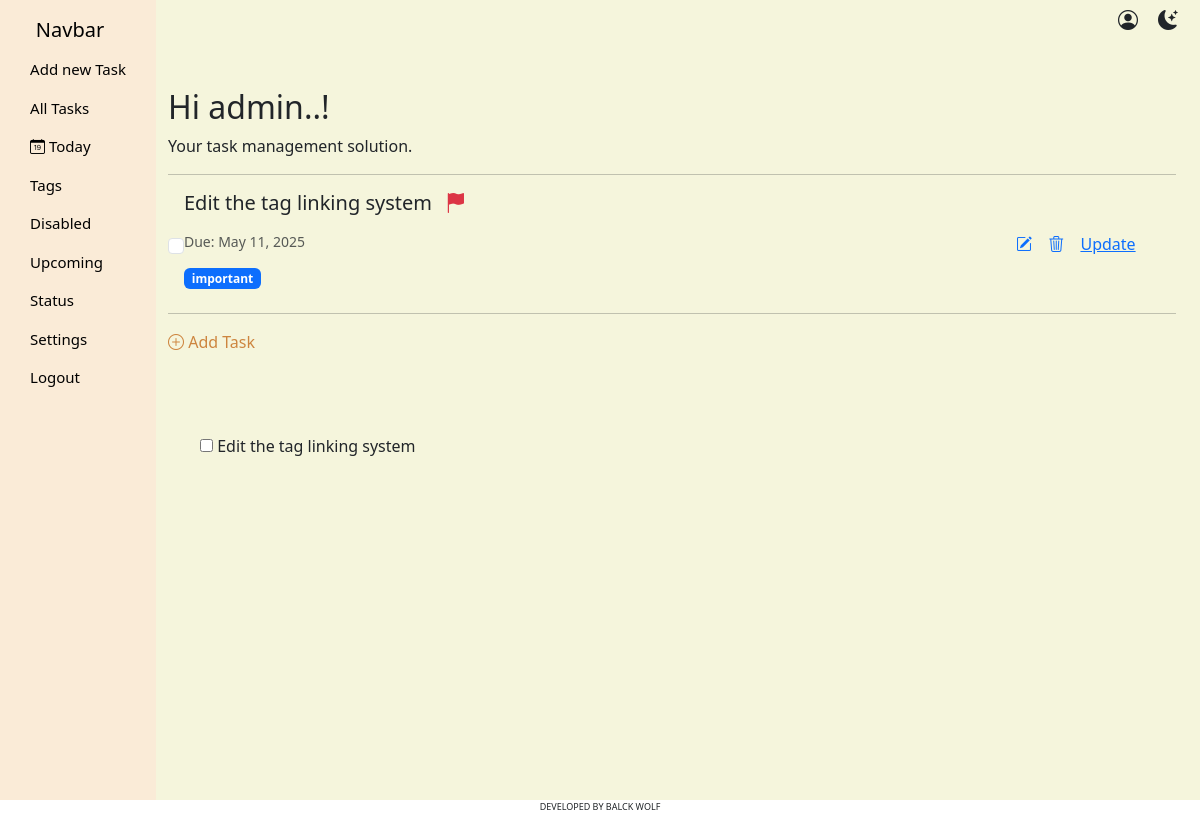
/base/ (signed in), run on the app's committed database.
### base/models.py (models this page shows)
class task(models.Model):
    title = models.CharField(max_length=255)
    description = models.TextField()
    user = models.ForeignKey(User, on_delete=models.CASCADE)
    created_at = models.DateTimeField(auto_now_add=True)
    updated_on = models.DateTimeField(default=datetime.now)
    due_date = models.DateField(default=datetime.now)
    priority = models.CharField(
        max_length=20, default='normal')
    status = models.CharField(
        max_length=20, choices=status_choices, default='in_progress')
    tags = models.ManyToManyField(tag, null=True, default='')

class tag(models.Model):
    tag_name = models.CharField(max_length=50, default='genral')
    user = models.ForeignKey(User, on_delete=models.CASCADE)
    created_at = models.DateField(default=datetime.now)

### base/views.py (the view)
# urls.py: path('', views.index, name='index'),
def index(request):
    data = task.objects.all()
    tag_data = tag.objects.all()
    username = request.session.get('username')
    task_create = task_creation_form()
    return render(request, 'base/index.html', {'title': 'Dashboard', 'tasks': data, 'username': username, "task_create": task_create, 'tags': tag_data})

### base/forms.py
class task_creation_form(forms.ModelForm):
    class Meta:
        model = task
        fields = '__all__'

### base/templates/base/index.html (shortened to what this page needs)
{% extends 'base/base.html' %}
{% block dashboard %}
    <div class="container mt-5">
        <h2 class="">Hi {{username}}..! </h2>
        <p class="">Your task management solution.</p>
        <hr>
        {% for task in tasks %}
            <div class="taskCard mb-3">
                <input type="checkbox" class="form-check-input" name="status" id="">
                <div class="tsci">
                    <div class="">
                      <h5 class="card-title">
                        {{ task.title }}
                        {% if task.status == 'completed' %}
                          <span class="badge bg-success ms-2">Completed</span>
                        {% else %}
                          <i class="bi bi-flag-fill text-danger ms-2"></i>
                        {% endif %}
                      </h5>
                      <p class="card-text"><small class="text-muted">Due: {{ task.due_date }}</small></p>
                      <div class="mb-2">
                        {% for tag in task.tags.all %}
                          <span class="badge bg-primary me-1">{{ tag.tag_name }}</span>
                        {% empty %}
                          <span class="text-muted">No tags</span>
                        {% endfor %}
                      </div>
                    </div>
                   <div>
                    <a href="{% url 'task_detail' task.id %}" ><i class="bi bi-pencil-square"></i></a>
                    <a href="{% url 'delete_task' task.id %}" > <i class="bi bi-trash3"></i></a>
                    <a href="#" onclick="openUpdateModal({{task.id}})">Update</a>
                   </div>
                </div>
            </div>
            <hr>
        {% endfor %}
<a href="" class='link_btn' data-bs-toggle="modal" data-bs-target="#createTaskModal">
    <i class="bi bi-plus-circle"></i> Add Task
  </a>
  <div style="height: 10vh;">&nbsp;</div>
  <ul>
    {% for task in tasks %}
  <div>
    <input type="checkbox" {% if task.status == 'completed' %}checked{% endif %}
           onchange="toggleTask('{{ task.id }}', this)">
    <span id="task-text-{{ task.id }}" class="{% if task.status == 'completed' %}completed{% endif %}">
      {{ task.title }}
    </span>
  </div>
{% endfor %}
  </ul>
    </div>
          {% include 'base/create_task_form.html' %}
{% endblock %}

### base/static/style.css (style rules this page uses)
.tsci { width: 95%; display: flex; justify-content: space-between; align-items: center; }
.taskCard { display: flex; align-items: center; }
.tsci a { padding: 0px 6px; }
.link_btn { text-decoration: none; color: peru; }

### data on the page
task: title "Edit the tag linking system", due_date "May 11, 2025"
tag: tag_name "important"

### other printed values
{{ username }} "admin"
